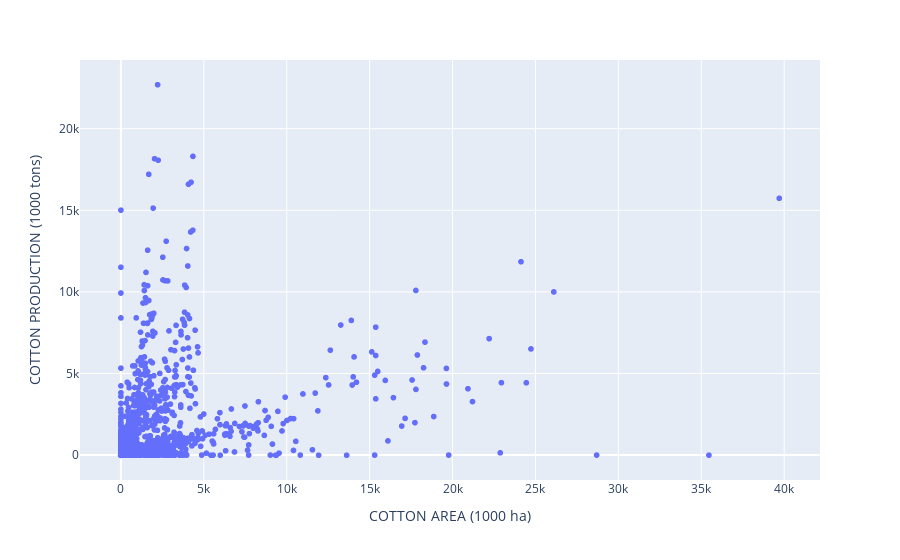

Source (notebook cell):
### Code cell
fig = px.scatter(india_train, x="COTTON AREA (1000 ha)", y="COTTON PRODUCTION (1000 tons)")
fig.show()

### Figure 1 — Plotly figure (JSON) as saved in the notebook; plotly's stock layout.template omitted (floating-point values rounded to 4 significant figures; data arrays with more than 128 entries replaced by an {"elided": "..."} marker saying what was removed)
{"data": [{"hovertemplate": "COTTON AREA (1000 ha)=%{x}<br>COTTON PRODUCTION (1000 tons)=%{y}<extra></extra>", "legendgroup": "", "marker": {"color": "#636efa", "symbol": "circle"}, "mode": "markers", "name": "", "showlegend": false, "type": "scattergl", "x": {"elided": "4705 int values"}, "xaxis": "x", "y": {"elided": "4705 int values"}, "yaxis": "y"}], "layout": {"legend": {"tracegroupgap": 0}, "margin": {"t": 60}, "xaxis": {"anchor": "y", "domain": [0, 1], "title": {"text": "COTTON AREA (1000 ha)"}}, "yaxis": {"anchor": "x", "domain": [0, 1], "title": {"text": "COTTON PRODUCTION (1000 tons)"}}}}
